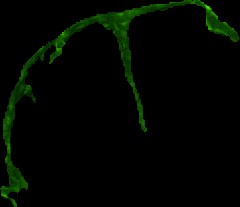
%> input picture Matlab Code for Statistical Analysis/分割图/CBV/seg_第11轮筛选 BP-3-14.png, 240 x 207 px
$ octave --eval "result = SIV_budding_num_2(imread('../分割图/CBV/seg_第11轮筛选 BP-3-14.png'));"   (GNU Octave 9; MATLAB toolbox functions it lacks are replaced by stand-ins)
%> lines starting %> are read from the running program, lines starting %| are printed output that depends on the picture; in (x1, y1, x2, y2) boxes, pixels count from 0 and x2, y2 are one past the last pixel; in counts of white or black regions, pixels touching at a corner belong together; the program's own positions count from 1
function sum = SIV_budding_num_2(I)
% J=I;
J=rgb2gray(I);
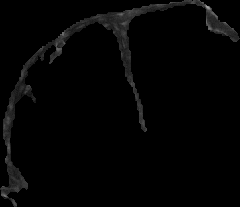
%> J: size 207x240 uint8; min 0, max 159, mean 4

[width,height,bmsize]=size(J);
%> width = 207; height = 240; bmsize = 1
for i=1:width
    for j=1:height
        if J(i,j)>0
            J(i,j)=255;
        else
            J(i,j)=0;
        end
    end
end
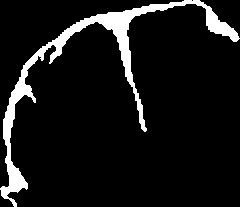
%> J: size 207x240 uint8; 8.8% white; 1 white region, box (x1, y1, x2, y2) and area: (0, 0, 240, 207) 4356
J=im2double(J);
sehj0=strel('disk',1);
sehj00=strel('disk',1);
J=imerode(J,sehj0);
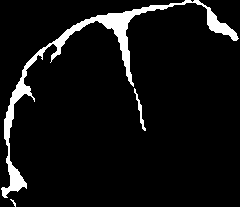
%> J: size 207x240 double; values 0 (black) and 1 (white), 6.7% white; 3 white regions (1 under 20 px), largest, box (x1, y1, x2, y2) and area: (1, 0, 239, 198) 3179, (134, 88, 146, 131) 111
J= imdilate(J,sehj00);
%> J: size 207x240 double; values 0 (black) and 1 (white), 8.7% white; 2 white regions, box (x1, y1, x2, y2) and area: (0, 0, 240, 199) 4283, (9, 198, 17, 207) 36
J=bwareaopen(J,200,8);
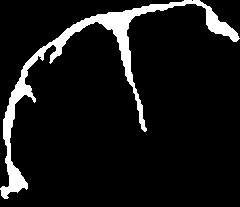
%> J: size 207x240 logical; 8.6% white; 1 white region, box (x1, y1, x2, y2) and area: (0, 0, 240, 199) 4283
J=imfill(J,'hole');

[m,n]=size(J);
%> m = 207; n = 240
J_left=J;
J_right=J;
[m,n]=size(J);


for i=1:m
    for j=1:n-1
        if(J_right(i,j)==1&&J_right(i,j+1)==1)
            J_right(i,j)=0;
        end
    end
end
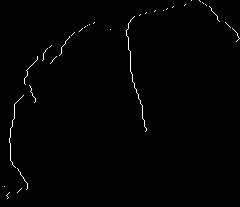
%> J_right: size 207x240 logical; 0.78% white in thin lines or dots
for i=1:m
    for j=n:-1:2
        if(J_left(i,j)==1&&J_left(i,j-1)==1)
            J_left(i,j)=0;
        end
    end
end
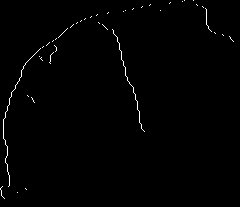
%> J_left: size 207x240 logical; 0.78% white in thin lines or dots
for i=1:m
    for j=1:n
        if(J_right(i,j)==1 || J_left(i,j)==1)
            J(i,j)=1;
        else
            J(i,j)=0;
        end
    end
end
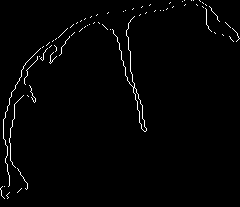
%> J: size 207x240 logical; 1.5% white in thin lines or dots

budding_num=0;
j=1;
while(j<=n-50)
    budding_num=budding_num+find_budding_num(J,j,m);
    j=j+30;
end
%> this loop made 7 passes
%> budding_num on passes 1 to 7: 1, 2, 2, 3, 4, 4, 5

    function bud_num = find_budding_num(I,j,m)
        conut=0;bud_num=0;flag=0;
        ii=1;
        while(ii<m)
            if(j==1&&flag==0)
                ii=ii+30;
                flag=1;
            end
            left=0;right=0;help=0;
            for jj=j:j+50
                if(I(ii,jj)==1&&help==0)
                    left=jj;help=1;
                end
                if(I(ii,jj)==1)
                    right=jj;
                end
            end
            length=right-left;
            if(length<30&&length>0)
                conut=conut+1;
            end
            ii=ii+1;
        end
        if(conut>10)
            bud_num=1;
        end
    end
sum=budding_num;
%> sum = 5
end

$ run again, on Matlab Code for Statistical Analysis/分割图/CBV/seg_第11轮筛选 BP-3-15.png
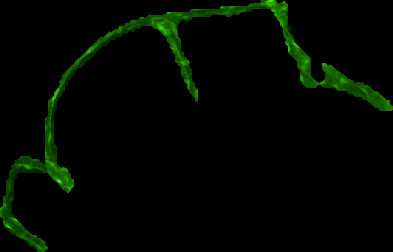
%> input picture Matlab Code for Statistical Analysis/分割图/CBV/seg_第11轮筛选 BP-3-15.png, 393 x 252 px
%> after the loop in SIV_budding_num_2, `for i=1:width`:
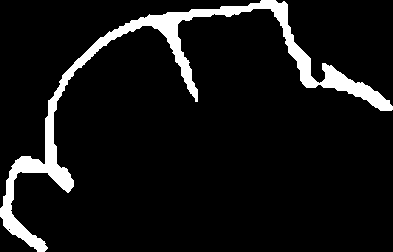
%> J: size 252x393 uint8; 7.9% white; 1 white region, box (x1, y1, x2, y2) and area: (0, 0, 393, 252) 7865
%> after the loop in SIV_budding_num_2, `for i=1:m`:
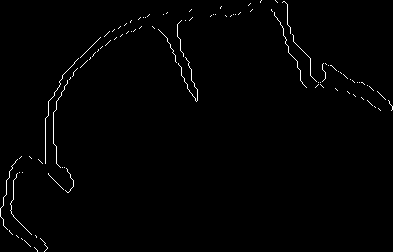
%> J: size 252x393 logical; 1% white in thin lines or dots
%> the loop in SIV_budding_num_2, `while(j<=n-50)` made 12 passes
%> budding_num on passes 1 to 8: 1, 2, 3, 4, 4, 5, 6, 6
%> sum = 9

$ run again, on Matlab Code for Statistical Analysis/分割图/CBV/seg_第11轮筛选 BP-3-3.png
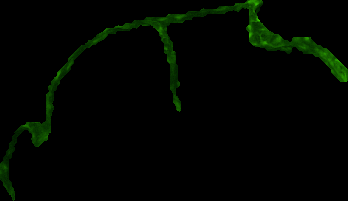
%> input picture Matlab Code for Statistical Analysis/分割图/CBV/seg_第11轮筛选 BP-3-3.png, 348 x 201 px
%> after the loop in SIV_budding_num_2, `for i=1:width`:
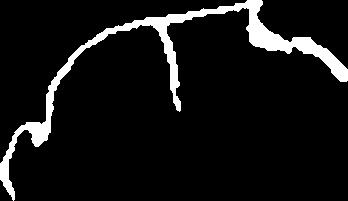
%> J: size 201x348 uint8; 7.7% white; 1 white region, box (x1, y1, x2, y2) and area: (0, 0, 348, 201) 5413
%> after the loop in SIV_budding_num_2, `for i=1:m`:
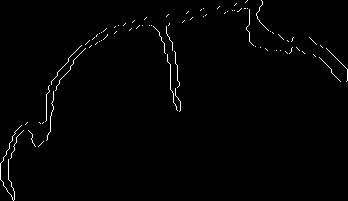
%> J: size 201x348 logical; 1.1% white in thin lines or dots
%> the loop in SIV_budding_num_2, `while(j<=n-50)` made 10 passes
%> budding_num on passes 1 to 8: 1, 2, 3, 4, 5, 6, 6, 7
%> sum = 9

$ run again, on Matlab Code for Statistical Analysis/分割图/CBV/seg_第11轮筛选 DINCH-7.png
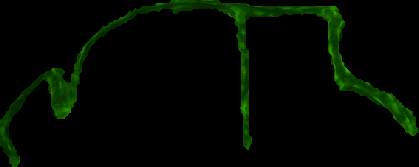
%> input picture Matlab Code for Statistical Analysis/分割图/CBV/seg_第11轮筛选 DINCH-7.png, 419 x 167 px
%> after the loop in SIV_budding_num_2, `for i=1:m`:
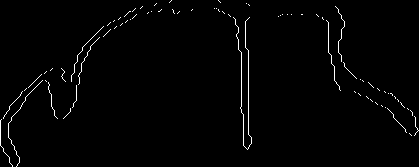
%> J: size 167x419 logical; 1.4% white in thin lines or dots
%> the loop in SIV_budding_num_2, `while(j<=n-50)` made 13 passes
%> budding_num on passes 1 to 8: 1, 2, 3, 4, 4, 4, 4, 5
%> sum = 9
